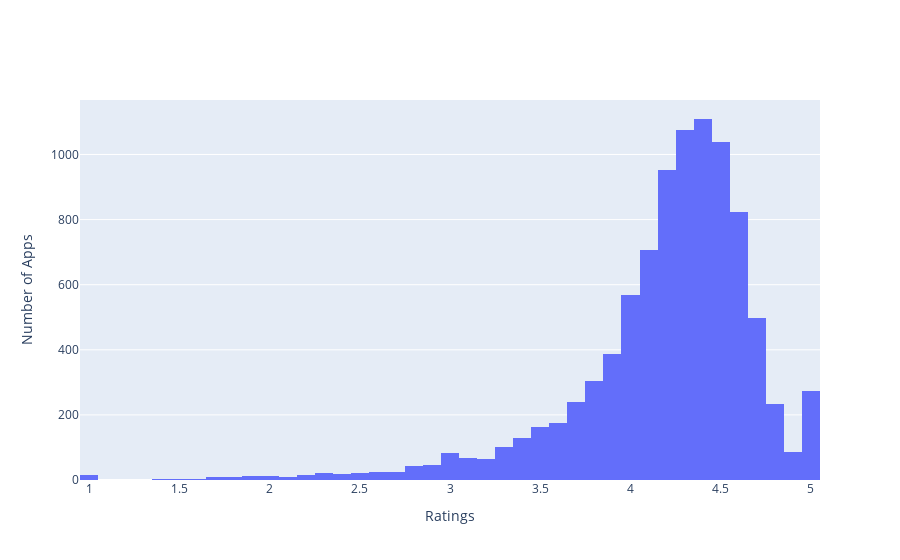

Write notebook code for a chart like this one.
### Code cell
layout = go.Layout(
    xaxis=dict(title='Ratings'),yaxis=dict(title='Number of Apps'))
data = [go.Histogram(x=df_apps["Rating"])]
fig = go.Figure(data=data, layout=layout)
iplot(fig, filename='basic histogram')

### Figure 1 — Plotly figure (JSON) as saved in the notebook; plotly's stock layout.template omitted (floating-point values rounded to 4 significant figures; data arrays with more than 128 entries replaced by an {"elided": "..."} marker saying what was removed)
{"data": [{"type": "histogram", "x": {"elided": "9366 float values"}}], "layout": {"xaxis": {"title": {"text": "Ratings"}}, "yaxis": {"title": {"text": "Number of Apps"}}}}
